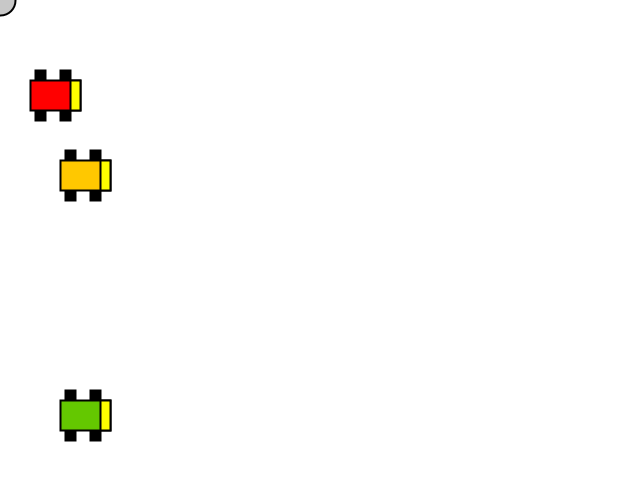
Frame 1 (no input)
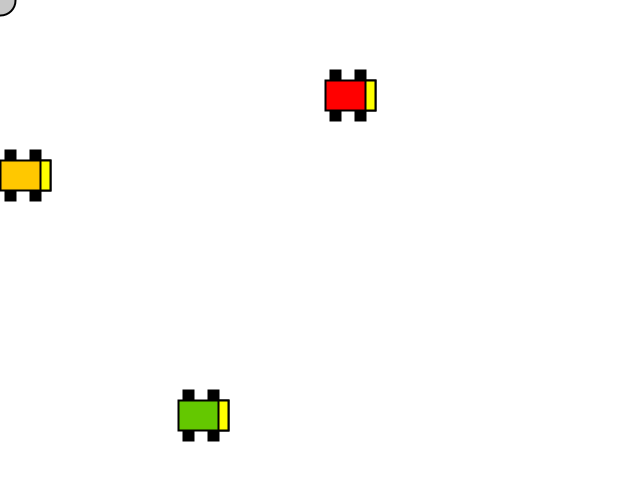
Frame 60 (the mouse pressed at the canvas centre just before this capture)
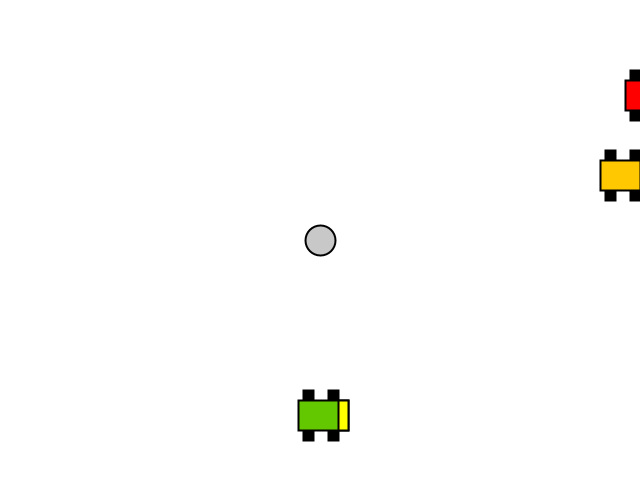
Frame 120 (the mouse held since frame 60 and released just before this capture)

The Processing sketch that drew these frames (run headless with seeded random() and noise(); from frame 60 on, the mouse is pressed at the canvas centre):

// Processing sketch: Arraylists
// ── Arraylists.pde
/*
  João Martinho Moura
  Mestrado em Tecnologia e Arte Digital. Universidade do Minho
  
  Aula 7 - 20140125

  Processing
    igual ao exemoplo anterior mas com arraylists
    ARRAY LISTS e CLASSES
*/

ArrayList carros; // declaração

void setup(){
  size(640, 480);

  carros = new ArrayList();  // inicialização
  
  
  // colocar objectos dentro do arraylist
  carros.add (new Carro ( 30,  80, color(255, 000, 000), 5  ));
  carros.add (new Carro ( 60, 160, color(255, 200, 000), 10 ));
  carros.add (new Carro ( 60, 400, color(100, 200, 000), 2 ));
}

void draw(){
  background(255);
  
  // percorrer o Arraylist
  for (int i=0; i<carros.size(); i++){
    
    Carro c = (Carro) carros.get(i);
     
    c.desenha();
    c.movimenta();
  }
  
  fill(200);
  ellipse(mouseX,mouseY,30,30);
  
}

// ── Carro.pde


class Carro {
  
  // variaveis de instancia
  int posX;
  int posY;
  int velocidade;
  color cor;

  // construtor da classe Carro
  Carro(int px, int py, color c, int v) {
    posX = px;
    posY = py;
    velocidade = v;
    cor = c;
  }

  void desenha() {
    // desenho Carro 1
    strokeWeight(2);

    // rodas
    fill(0);  
    rect(posX+5, posY-10, 10, 50);
    rect(posX+30, posY-10, 10, 50);

    // carrocaria
    fill(cor);
    rect(posX, posY, 50, 30);
    
    // farois
    fill(255,255,0);
    rect(posX+40, posY, 10, 30);
  }

  void movimenta() {
    if (dist(mouseX, mouseY, posX+100, posY)>30  ) {
      posX+=velocidade;
      if (posX>width) posX=0;
    }
  }
}
